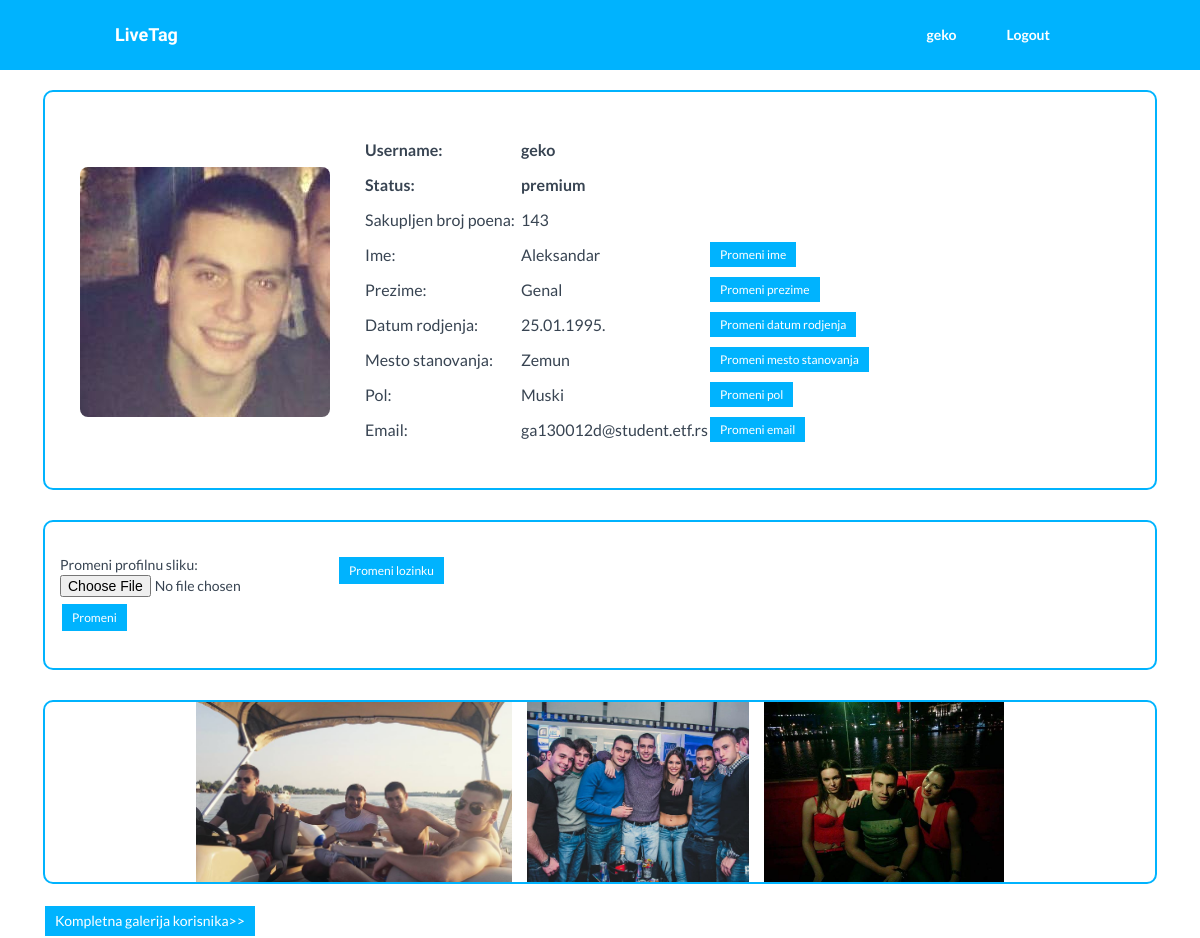
The page /andjela/profil.php?userID=16 (signed in) on the database as committed earlier.
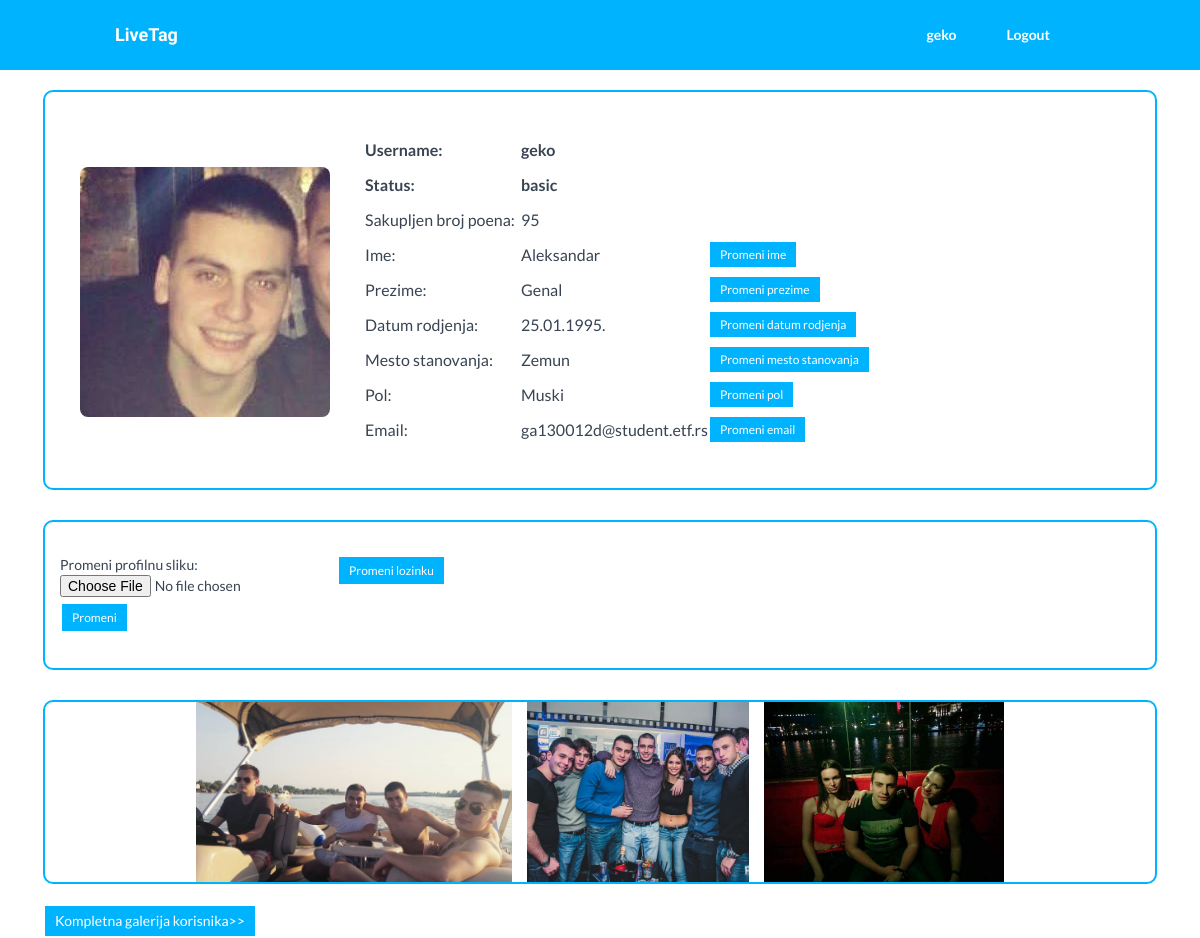
The same page on the database as committed later.
### tables this page shows
CREATE TABLE IF NOT EXISTS `korisnik` (
  `KorisnikID` bigint(20) NOT NULL AUTO_INCREMENT,
  `Username` varchar(60) NOT NULL,
  `Password` varchar(60) NOT NULL,
  `Ime` varchar(60) DEFAULT NULL,
  `Prezime` varchar(60) DEFAULT NULL,
  `DatumRodjenja` date DEFAULT NULL,
  `MestoStanovanja` varchar(60) DEFAULT NULL,
  `Pol` char(1) DEFAULT NULL,
  `Email` varchar(100) DEFAULT NULL,
  `BrojPoena` int(11) DEFAULT NULL,
  `ZadnjaObjava` date DEFAULT NULL,
  `TipKorisnika` varchar(10) DEFAULT NULL,
  `AvatarURL` varchar(10000) DEFAULT NULL,
  `StiglaPoruka` tinyint(1) DEFAULT NULL,
  `PorukaZaElite` text,
  PRIMARY KEY (`KorisnikID`),
  UNIQUE KEY `KorisnikID_UNIQUE` (`KorisnikID`),
  UNIQUE KEY `Username_UNIQUE` (`Username`)
);

CREATE TABLE IF NOT EXISTS `slika_post` (
  `SlikaID` bigint(20) NOT NULL AUTO_INCREMENT,
  `SlikaURL` varchar(10000) NOT NULL,
  `KorisnikID` bigint(20) NOT NULL,
  `TopikID` bigint(20) NOT NULL,
  `BrojGlasova` bigint(20) DEFAULT '0',
  PRIMARY KEY (`SlikaID`),
  UNIQUE KEY `SlikaID_UNIQUE` (`SlikaID`),
  KEY `Vlasnik_idx` (`KorisnikID`),
  KEY `TopikSlike_idx` (`TopikID`)
);

### andjela/konekcija.php (called while the page is built, shortened)
<?php
class Konekcija {
	private $conn;
	public function __construct($host, $db, $user, $pass) {
		$this->conn = mysqli_connect($host, $user, $pass)
		or die("Ne mozete da se konektujete");
	}
	public function getRecord($query) {
		$result = mysqli_query($this->conn, $query);
		if ($result != false) {
			$num_rows = mysqli_num_rows($result);
			if ($num_rows == 0) {
				$this->error = mysqli_error($this->conn);
				return 0;
			} else {
				$row = mysqli_fetch_row($result);
				return $row;
			}
		}
		return false;
	}
	public function getRecordSet($query) {
		$niz = array();
		$result = mysqli_query($this->conn, $query);
		if ($result == false) return false;
		else {
			$num_rows = mysqli_num_rows($result);
			while ($row = mysqli_fetch_assoc($result)) {
				$niz[] = $row;
			}
			return $niz;
		}
	}
}
?>

### andjela/profil.php (the view, shortened to what this page needs)
<link rel="stylesheet" type="text/css" href="profilcss.css">
<?php
	if (isset($_POST['action']))
		$userID = $_POST['userID'];
	else
		$userID = $_GET['userID'];
	require_once 'Konekcija.php';
	$konekcija = new Konekcija(DB_HOST, DB_NAME, DB_USER, DB_PASS);
	$query = "SELECT * FROM korisnik WHERE KorisnikID = " . $userID;
	$userdata = $konekcija->getRecord($query);
	$query = "SELECT * FROM slika_post WHERE KorisnikID=$userdata[0]";
	$pictures = $konekcija->getRecordSet($query);
	function itsme($person) {
		if ($_SESSION['userType']!='guest' && $_SESSION['userName'] == $person) return true;
		return false;
	}
?>
<head>
    <link href="../css/bootstrap.min.css" rel="stylesheet">
    <link href="../css/modal.css" rel="stylesheet">
    <link href="../css/style.css" rel="stylesheet">
</head>
<div class="navbar navbar-default navbar-fixed-top" role="navigation">
  <div class="container">
	<div class="navbar-header">
	  <a class="navbar-brand" href="../view/index.php">LiveTag</a>
	</div>
	<div class="navbar-collapse collapse navbar-right">
	  <ul class="nav navbar-nav">
		<?php
			if(($_SESSION['userType'] != 'guest') && ($_SESSION['userType'] != 'admin')) {
				echo "<li><a href=\"profil.php?userID=" . $_SESSION['userID'] . "\">" . $_SESSION['userName'] . "</a></li>"
					. "<li><a href=\"../genal/logout.php\">Logout</a></li>";
			}
		?>
	  </ul>
	</div>
  </div>
</div>
<form action ="<?php echo $_SERVER['PHP_SELF']; ?>" method="post" enctype="multipart/form-data">
<div id="sve">
	<div id="gornji">
		<div class="divprofilna">
			<?php
				if (isset($_POST['action']) && $_POST['action']=='Promeni') {
					$errors= array();
					$imeslike = $_FILES['fajl']['name'];
					$target="slike/" . basename($imeslike);
					$file_size = $_FILES['fajl']['size'];
					$file_ext=substr($imeslike,strrpos($imeslike,'.')+1);
					$file_tmp = $_FILES['fajl']['tmp_name'];
					$expensions= array("jpeg","jpg","png");
					if(in_array($file_ext,$expensions)=== false){
						$errors[]="extension not allowed, please choose a JPEG or PNG file.";
					}
					if($file_size > 2097152){
						$errors[]='File size must be excately 2 MB';
					}
					if(empty($errors)==true){
						move_uploaded_file($file_tmp,$target);
						echo "Success";
					}
					else {
						print_r($errors);
					}
					$query = "UPDATE korisnik SET AvatarURL='" . $target . "' WHERE Username='" . $userdata[1] . "'";
					$konekcija->doQuery($query);
					echo "<div class='picsize'><img src='" . $target . "'></div>";
					header('Location: profil.php?userID=' . $userID);
				}
				else if ($userdata[12] == NULL) {
					echo "<div class='picsize'><img src='slike/default_user.png'></div>";
				}
				else echo "<div class='picsize'><img src='". $userdata[12] . "'></div>";
			?>
		</div>
		<div class="divpodaci">
			<div class="podeli">
				<font>
				<table cellspacing="8">
					<tr><td><b>Username:</b></td><td> <b><?php echo $userdata[1]; ?></b></td><td></td></tr>
					<tr><td><b>Status:</b></td><td> <b><?php echo $userdata[11]; ?></b></td><td></td></tr>
					<tr><td>Sakupljen broj poena:&nbsp;&nbsp;</td><td> <?php echo $userdata[9]; ?></td><td></td></tr>
					<tr><td>Ime:</td><td> <?php echo $userdata[3]; ?></td>
						<td><?php if (itsme($userdata[1])) {?> <input type='button' onclick="lozinka('skrivenoime')" value='Promeni ime'> <?php } ?></td></tr>
					<tr><td>Prezime:</td><td> <?php echo $userdata[4]; ?></td>
						<td><?php if (itsme($userdata[1])) {?> <input type='button' onclick="lozinka('skrivenoprezime')" value='Promeni prezime'> <?php } ?></td></tr>
					<tr><td>Datum rodjenja:</td><td> <?php $date=date_create($userdata[5]); echo date_format($date,"d.m.Y."); ?></td>
						<td><?php if (itsme($userdata[1])) {?> <input type='button' onclick="lozinka('skrivenidatum')" value='Promeni datum rodjenja'> <?php } ?></td></tr>
					<tr><td>Mesto stanovanja:</td><td> <?php echo $userdata[6]; ?></td>
						<td><?php if (itsme($userdata[1])) {?> <input type='button' onclick="lozinka('skrivenomesto')" value='Promeni mesto stanovanja'> <?php } ?></td></tr>
					<tr><td>Pol:</td><td> <?php if ($userdata[7] == 'Z') echo "Zenski"; else echo "Muski"; ?></td>
						<td><?php if (itsme($userdata[1])) {?> <input type='button' onclick="lozinka('skrivenpol')" value='Promeni pol'> <?php } ?></td></tr>
					<tr><td>Email:</td><td> <?php echo $userdata[8]; ?></td>
						<td><?php if (itsme($userdata[1])) {?> <input type='button' onclick="lozinka('skrivenmail')" value='Promeni email'> <?php } ?></td></tr>
				</table>
				</font>
			</div>
			<div id="desnidiv">
			</div>
		</div>
	</div>
	<?php if (itsme($userdata[1])) { ?>
	<div id="srednji">
		<div id="drugisrednji">
			<div id='menjajprofilnu'>Promeni profilnu sliku:</br>
			<input type='file' name='fajl'><input type='submit' name='action' value='Promeni' style='margin-top:5px'></div>
			<div id="divlozinka">
				<input type='button' onclick="lozinka('skrivenalozinka');" value='Promeni lozinku'></br>
			</div>
		</div>
	</div>
	<?php } ?>
	<div id="malagalerija">
		<div id="unutrasnjagalerija">
		<?php
			if ($pictures == false)
				echo "Korisnik nema nijednu objavljenu sliku.";
			else {
				for($i = 0; ($i < count($pictures)) && ($i < 3); $i++) {
					echo "<div id='slika" . ($i + 1) . "'><img src='" . $pictures[$i]['SlikaURL'] . "'></div>";
				}
			}
		?>
		</div>
	</div>
	<?php
		if ($pictures != false) {
	?>
		<div id="kompletna">
			</br><a id="link" href="galerija.php?userID=<?php echo $userID ?>">Kompletna galerija korisnika>></a>
		</div>
	<?php
		}
	?>
</div>
</form>

### andjela/profilcss.css (style rules this page uses)
#sve, #divusername { display: table; margin: 0 auto; margin-top: 20px; }
#gornji { border: 2px solid #00b3fe; border-radius: 10px; height:400px; }
#srednji { border: 2px solid #00b3fe; border-radius: 10px; height:150px; margin-top: 30px; position:relative; }
#drugisrednji { height: 80px; margin: auto; position: absolute; top: 0; left: 0; bottom: 0; right: 0; }
.divprofilna { width: 320px; height: 400px; max-width: 300px; float: left; }
.divpodaci { width: 800px; height: 400px; float: left; margin-left:10px; }
.podeli { float: left; margin-top: 40px; margin-left: 10px; }
td { height: 35px; }
#desnidiv { float: left; text-align: center; height: 400px; width: 250px; margin-left: 20px; position: relative; }
#menjajprofilnu { float: left; display: inline-block; margin-left: 15px; }
#divlozinka { float: left; height: 50px; }
.picsize { width:320px; height:400px; position: relative; }
.picsize img { width: auto; max-height: 380px; max-width: 300px; position: absolute; margin: auto; top: 0; left: 0; bottom: 0; right: 0; border-radius: 8px; }
#malagalerija { clear: left; margin-top: 30px; height: 184px; border: 2px solid #00b3fe; border-radius: 10px; }
#unutrasnjagalerija { display: table; margin: 0 auto; }
#slika1 { display: inline-block; margin-right: 15px; }
#slika1 img { max-height: 180px; }
#slika2 { display: inline-block; margin-right: 15px; }
#slika2 img { max-height: 180px; }
#slika3 { display: inline-block; }
#slika3 img { max-height: 180px; }
input[type=submit], input[type=button] { background-color: #00b3fe; color: white; padding: 5px 10px; text-align: center; text-decoration: none; display: inline-block; font-size: 12px; border: 2px solid white; }
#link { background-color: #00b3fe; color: white; padding: 5px 10px; text-align: center; text-decoration: none; display: inline-block; font-size: 14px; border: 2px solid white; }

### css/style.css (style rules this page uses)
* { margin: 0; padding: 0px; }
img { height: auto; max-width: 100%; }
a { padding: 0; margin: 0; text-decoration: none; -webkit-transition: background-color .4s linear, color .4s linear; -moz-transition: background-color .4s linear, color .4s linear; -o-transition: background-color .4s linear, color .4s linear; -ms-transition: background-color .4s linear, color .4s linear; transition: background-color .4s linear, color .4s linear; }
.navbar { min-height: 70px; padding-top: 10px; margin-bottom: 0px; }
.navbar-brand { font-family: 'Raleway', sans-serif; font-weight: 900; }
.navbar-header .navbar-brand { color: white; }
.navbar-default .navbar-nav > li > a { color: white; font-weight: 700; font-size: 14px; border-radius: 10px; }
.navbar-default .navbar-nav > li { border-radius: 10px; margin-left: 20px; }
.navbar-default { background-color: #00b3fe; border-color: transparent; }
.container { max-width: 1000px; }

Rows that differ between the two databases and show on the page:
changed korisnik "geko": TipKorisnika "premium" → "basic"; BrojPoena "143" → "95"
